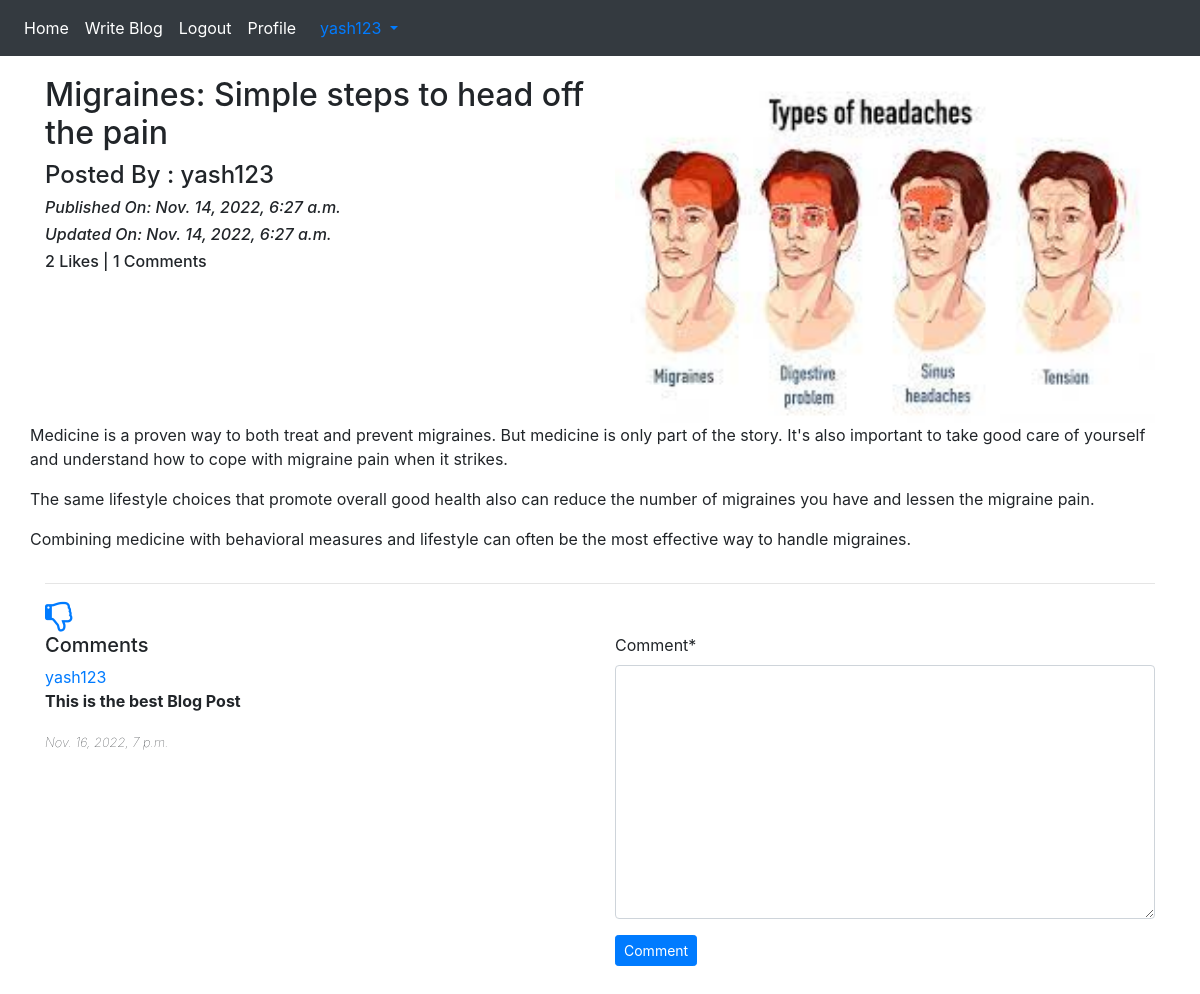
Page /blog/details/Migraines:-Simple-steps-to-head-off-the-pain-9d72a5d5-5fbd-43d1-96ad-8c5d9808c6c3 (signed in) on the committed database.
### App_Blog/models.py (models this page shows, shortened)
class Blog(models.Model):
    author=models.ForeignKey(User,on_delete=models.CASCADE,related_name='post_author')
    blog_title=models.CharField(max_length=264,verbose_name="Title")
    slug=models.SlugField(max_length=264,unique=True)
    blog_content=models.TextField(verbose_name="What is on Your mind?")
    blog_image=models.ImageField(upload_to='blog_images')
    publish_date=models.DateTimeField(auto_now_add=True)
    update_date=models.DateTimeField(auto_now=True)
    class Meta:
        ordering=['-publish_date']

class Comment(models.Model):
    blog=models.ForeignKey(Blog,on_delete=models.CASCADE,related_name='blog_comment')
    user=models.ForeignKey(User,on_delete=models.CASCADE,related_name='user_comment')
    comment=models.TextField()
    comment_date=models.DateTimeField(auto_now_add=True)
    class Meta:
        ordering=['-comment_date']

### App_Blog/views.py (the view, shortened to what this page needs)
# urls.py: path('details/<str:slug>',views.blog_details,name='blog_details'),
def blog_details(request,slug):
    blog=Blog.objects.get(slug=slug)
    comment_form=CommentForm()
    already_liked=Likes.objects.filter(blog=blog,user=request.user)
    if already_liked:
        liked=True
    else:
        liked=False
    return render(request,'App_Blog/blog_details.html',context={'blog':blog,'comment_form':comment_form,'liked':liked})

### App_Blog/forms.py
class CommentForm(forms.ModelForm):
    class Meta:
        model=Comment
        fields=('comment',)

### templates/App_Blog/blog_details.html (shortened to what this page needs)
{% extends "base.html" %}
{% load crispy_forms_tags %}
{% block body_block %}
<div class="row">
  <div class="col-sm-6">
    <h2>{{ blog.blog_title }}</h2>
    <h4> Posted By : {{ blog.author }}</h4>
    <i>
      <h6>Published On: {{ blog.publish_date }}</h6>
    </i>
    <i>
      <h6>Updated On: {{ blog.update_date }}</h6>
    </i>
    <h6>{{ blog.liked_blog.count }} Likes | {{ blog.blog_comment.count }} Comments</h6>
  </div>
  <div class="col-sm-6">
    <img src="/media/{{blog.blog_image}}" width="100%" alt="">
  </div>
  {{ blog.blog_content|linebreaks }}
</div>
<hr>
{% if not liked %}
<a href="{% url 'App_Blog:liked_post' pk=blog.pk %}">
  <i class="fa fa-thumbs-o-up fa-2x"></i>
</a>&nbsp; &nbsp; &nbsp;
{% else %}
<a href="{% url 'App_Blog:unliked_post' pk=blog.pk %}">
  <i class="fa fa-thumbs-o-down fa-2x"></i>
</a>
{% endif %}
<div class="row">
  <div class="col-sm-6">
    <h5>Comments</h5>
    {% for comment in blog.blog_comment.all %}
   <a href="">{{ comment.user }}</a>
   <p><b>{{ comment.comment }}</b></p>
    <small style="font-weight:lighter"><i>{{ comment.comment_date }}</i></small><br><br>
    {% endfor %}
  </div>
  <div class="col-sm-6">
    <form method="POST">
      {{ comment_form|crispy }}
      {% if user.is_authenticated %}
      <button type="submit" class="btn btn-primary btn-sm">Comment</button>
      {% else %}
      <button type="submit" class="btn btn-primary btn-sm"><a href="{% url 'App_Login:signin' %}"
          style="color:white ;text-decoration: none;">Comment</a></button>
      {% endif %}
    </form>
  </div>
</div>
<br><br><br>
{% endblock %}

### templates/base.html (shortened to what this page needs)
<!doctype html>
<html lang="en">
<head>
    <link rel="stylesheet" href="https://maxcdn.bootstrapcdn.com/font-awesome/4.7.0/css/font-awesome.min.css">
    <link rel="stylesheet" href="https://cdn.jsdelivr.net/npm/bootstrap@4.3.1/dist/css/bootstrap.min.css"
>
</head>
<body>
    <nav class="navbar navbar-expand-sm bg-dark navbar-dark">
        <ul class="navbar-nav">
            <li class="nav-item active">
                <a class="nav-link" href="{% url 'index' %}">Home</a>
            </li>
            {% if user.is_authenticated %}
            <li class="nav-item active">
                <a class="nav-link" href="{% url 'App_Blog:create_blog' %}">Write Blog</a>
            </li>
            <li class="nav-item active">
                <a class="nav-link" href="{% url 'App_Login:logout' %}">Logout</a>
            </li>
            <li class="nav-item active">
                <a class="nav-link" href="{% url 'App_Login:profile' %}">Profile</a>
            </li>
            {% endif %}
        </ul>
        {% if user.is_authenticated %}
        <div class="nav-item dropdown">
            <a class="nav-link dropdown-toggle" href="#" id="navbardrop" data-toggle="dropdown">
                {{ user.username }}
            </a>
        </div>
        {% endif %}
    </nav>
    <div class="container " style="padding-top:20px">
        {% block body_block %}
        {% endblock %}
    </div>
</body>
</html>

### rows in the picture
Blog: blog_title "Migraines: Simple steps to head off the pain", author "yash123", publish_date "Nov. 14, 2022, 6:27 a.m.", update_date "Nov. 14, 2022, 6:27 a.m.", liked_blog.count "2", blog_comment.count "1", blog_image (picture), blog_content "Medicine is a proven way to both treat and prevent migraines. But medicine is only part of the story. It's also important to take good care of yourself and understand how to cope with migraine pain when it strikes. The same lifestyle choices that promote overall good health also can reduce the number of migraines you have and lessen the migraine pain. Combining medicine with behavioral measures and lifestyle can often be the most effective way to handle migraines."
Comment: user "yash123", comment "This is the best Blog Post", comment_date "Nov. 16, 2022, 7 p.m."

### other values in the picture
{{ user.username }} "yash123"
